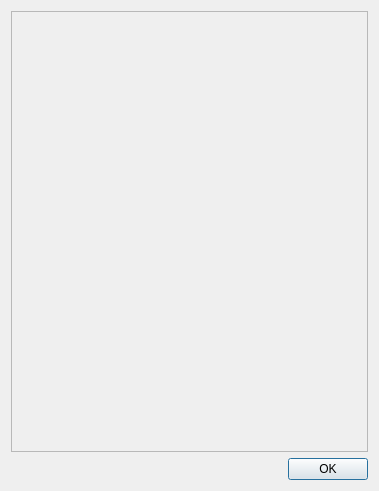
<?xml version="1.0" encoding="UTF-8"?>
<ui version="4.0">
 <class>ConfigObjectDialog</class>
 <widget class="QDialog" name="ConfigObjectDialog">
  <property name="geometry">
   <rect>
    <x>0</x>
    <y>0</y>
    <width>379</width>
    <height>491</height>
   </rect>
  </property>
  <property name="windowTitle">
   <string>Objekt konfigurieren</string>
  </property>
  <property name="windowIcon">
   <iconset theme="preferences-other">
    <normaloff/>
   </iconset>
  </property>
  <layout class="QVBoxLayout" name="verticalLayout_2">
   <property name="sizeConstraint">
    <enum>QLayout::SetDefaultConstraint</enum>
   </property>
   <item>
    <widget class="QScrollArea" name="scrollArea">
     <property name="sizePolicy">
      <sizepolicy hsizetype="MinimumExpanding" vsizetype="Expanding">
       <horstretch>0</horstretch>
       <verstretch>0</verstretch>
      </sizepolicy>
     </property>
     <property name="verticalScrollBarPolicy">
      <enum>Qt::ScrollBarAsNeeded</enum>
     </property>
     <property name="widgetResizable">
      <bool>true</bool>
     </property>
     <widget class="QWidget" name="scrollAreaWidgetContents">
      <property name="geometry">
       <rect>
        <x>0</x>
        <y>0</y>
        <width>363</width>
        <height>442</height>
       </rect>
      </property>
     </widget>
    </widget>
   </item>
   <item>
    <widget class="QDialogButtonBox" name="buttonBox">
     <property name="orientation">
      <enum>Qt::Horizontal</enum>
     </property>
     <property name="standardButtons">
      <set>QDialogButtonBox::Ok</set>
     </property>
     <property name="centerButtons">
      <bool>false</bool>
     </property>
    </widget>
   </item>
  </layout>
 </widget>
 <resources/>
 <connections>
  <connection>
   <sender>buttonBox</sender>
   <signal>accepted()</signal>
   <receiver>ConfigObjectDialog</receiver>
   <slot>accept()</slot>
   <hints>
    <hint type="sourcelabel">
     <x>248</x>
     <y>254</y>
    </hint>
    <hint type="destinationlabel">
     <x>157</x>
     <y>274</y>
    </hint>
   </hints>
  </connection>
 </connections>
</ui>
